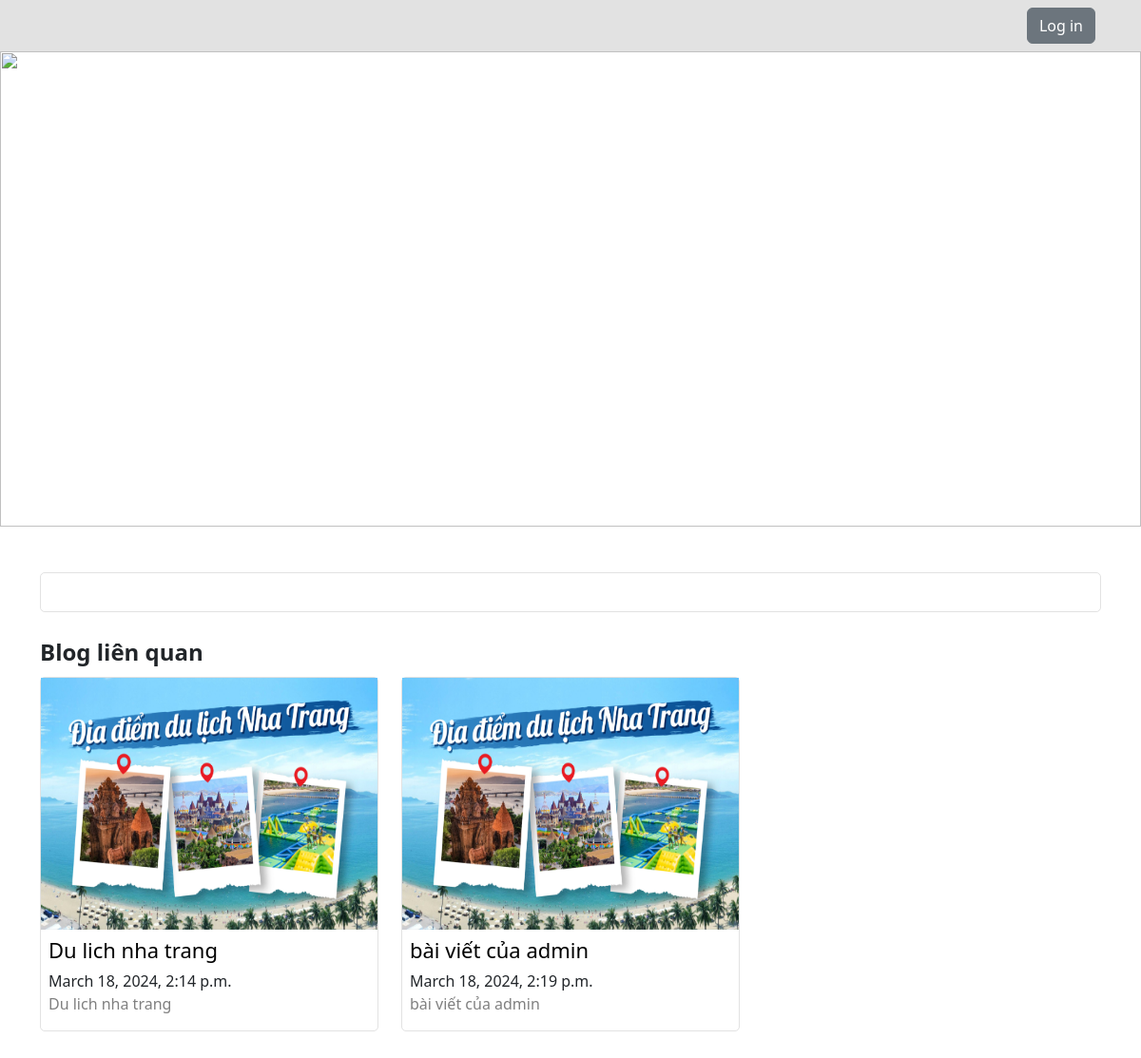
The app's page /blog/36, older data.
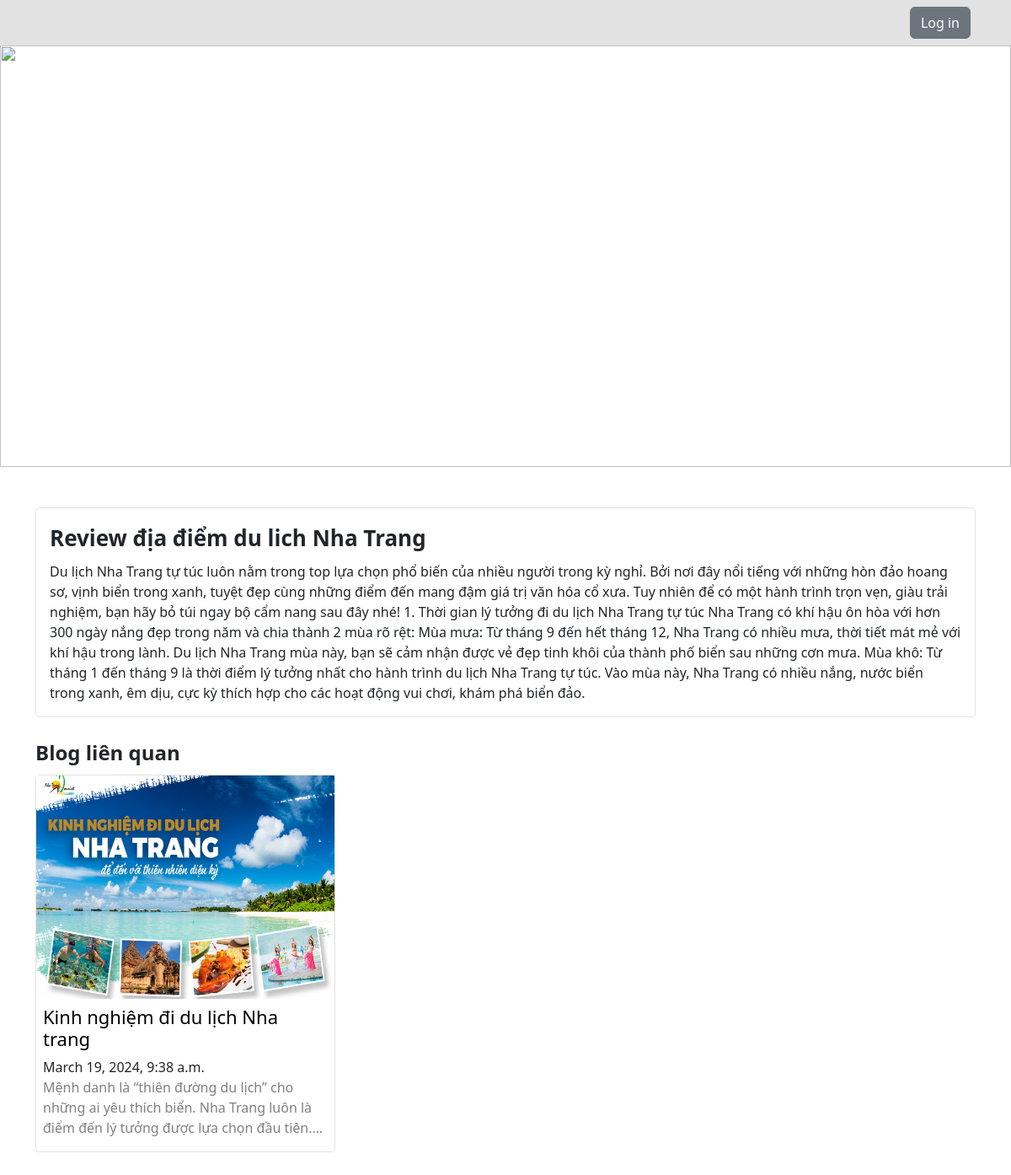
The same page, newer data.
### ui/models.py (models this page shows, shortened)
class Blog(models.Model):
	image = models.FileField(upload_to="static/images", unique= True, null=True, blank=True)
	title = models.CharField(max_length=255, null=True, blank=True)
	short_content = models.CharField(max_length=255, null=True, blank=True)
	content = models.TextField()
	created_at = models.DateTimeField(auto_now_add=True, null=True, blank=True)
	user = models.ForeignKey(User, on_delete=models.CASCADE, null=True, blank=True)

### ui/views.py (the view)
# urls.py: path('blog/<slug>', BlogDetail.as_view(), name="blog-detail"),
class BlogDetail(DetailView):
	model = Blog
	template_name = "blog/blog-detail.html"
	context_object_name = "blogDetail"
	def get_context_data(self, **kwargs):
		context = super().get_context_data(**kwargs)
		slug = self.kwargs.get('slug')
		context['blogRelated'] = Blog.objects.exclude(id=slug)[:3]
		return context
	def get_object(self, **kwargs):
		slug = self.kwargs.get('slug')
		blog = Blog.objects.filter(id=slug).first()
		return blog

### ui/templates/blog/blog-detail.html (shortened to what this page needs)
{% extends 'layout.html'%}
{% load static %}
{% block static %}
<link rel="stylesheet" type="text/css" href="{% static 'css/blog.css'%}">
{% endblock %}
{% block content %}
<div>
    <img src="https://nhatrangnow.com/wp-content/uploads/2022/05/PicsArt_08-25-09.22.38.jpg" class="banner">
</div>
<div class="container py-5">
    <div class="container-content-blog p-3 mb-4">
        <div class="mb-2">
            <b class="title-detail-blog">{{ blogDetail.title }}</b>
        </div>
        <div>
            {{ blogDetail.content|safe }}
        </div>
    </div>
    <div class="container-blog-related">
        <div class="d-flex justify-content-between align-items-center mb-2">
            <b>Blog liên quan</b>
        </div>
        <div class="row">
            {% if blogRelated|length > 0 %}
            {% for item in blogRelated %}
            <div class="col-4 pb-3">
                <div class="container-blog h-100 d-flex flex-column">
                    <div>
                        <img src="/{{ item.image }}" class="w-100 img-blog">
                    </div>
                    <div class="p-2 d-flex flex-column justify-content-between flex-fill">
                        <div>
                            <a href="{% url 'blog-detail' item.id %}">
                                <h1>{{ item.title }}</h1>
                            </a>
                            <div class="text-right">{{ item.created_at }}</div>
                            <div class="short-content mb-2">
                                <span>{{ item.short_content}}</span>
                            </div>
                        </div>
                    </div>
                </div>
            </div>
            {% endfor %}
            {% endif %}
        </div>
    </div>
</div>
{% endblock %}

Row changes from the older to the newer data that the page shows:
removed Blog: image (picture), title "Du lich nha trang", created_at "March 18, 2024, 2:14 p.m.", short_content "Du lich nha trang"
removed Blog: image (picture), title "bài viết của admin", created_at "March 18, 2024, 2:19 p.m.", short_content "bài viết của admin"
added Blog: title "Review địa điểm du lich Nha Trang", content "Du lịch Nha Trang tự túc luôn nằm trong top lựa chọn phổ biến của nhiều người trong kỳ nghỉ. Bởi nơi đây nổi tiếng với những hòn đảo hoang sơ, vịnh biển trong xanh, tuyệt đẹp cùng những điểm đến mang đậm giá trị văn hóa cổ xưa. Tuy nhiên để có một hành trình trọn vẹn, giàu trải nghiệm, bạn hãy bỏ túi ngay bộ cẩm nang sau đây nhé! 1. Thời gian lý tưởng đi du lịch Nha Trang tự túc Nha Trang có khí hậu ôn hòa với hơn 300 ngày nắng đẹp trong năm và chia thành 2 mùa rõ rệt: Mùa mưa: Từ tháng 9 đến hết tháng 12, Nha Trang có nhiều mưa, thời tiết mát mẻ với khí hậu trong lành. Du lịch Nha Trang mùa này, bạn sẽ cảm nhận được vẻ đẹp tinh khôi của thành phố biển sau những cơn mưa. Mùa khô: Từ tháng 1…"
added Blog: image (picture), title "Kinh nghiệm đi du lịch Nha trang", created_at "March 19, 2024, 9:38 a.m.", short_content "Mệnh danh là “thiên đường du lịch” cho những ai yêu thích biển. Nha Trang luôn là điểm đến lý tưởng được lựa chọn đầu…"
